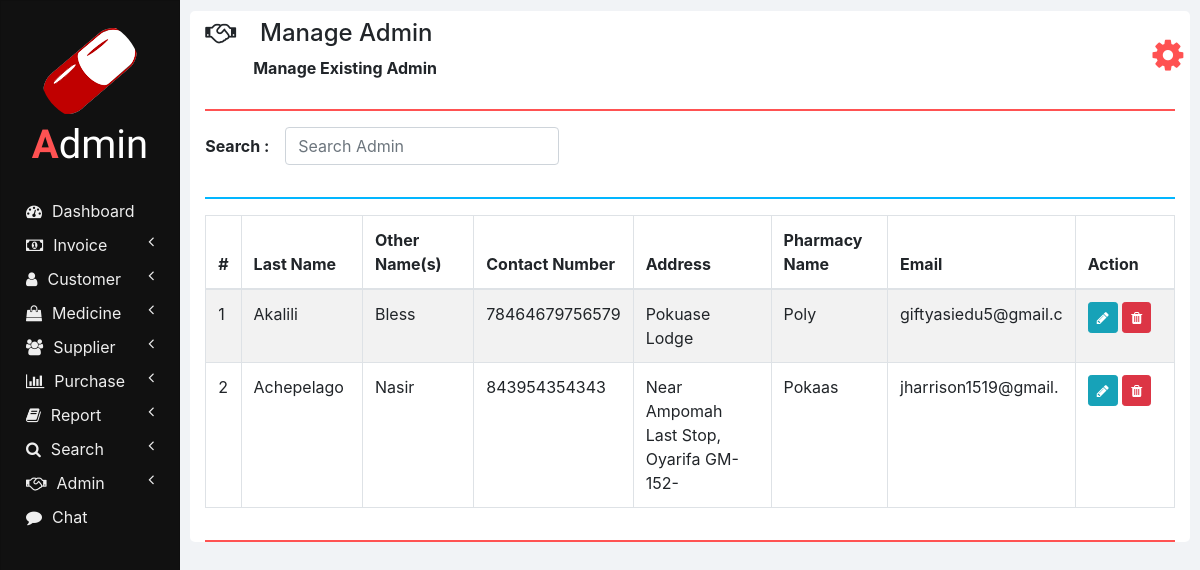
Page /manage_admin.php (signed in) on the earlier database version.
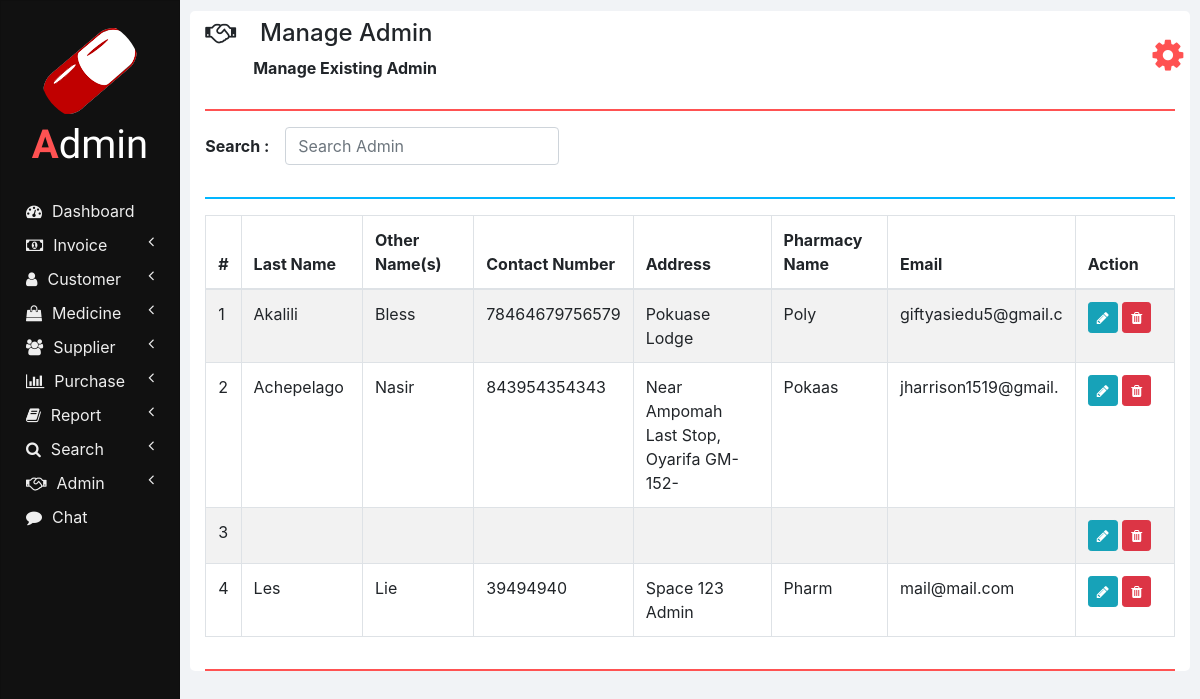
Same page on the later database version.
### tables this page shows
CREATE TABLE `admin_credentials` (
  `ID` int(11) NOT NULL,
  `LNAME` varchar(50) DEFAULT NULL,
  `OTHERNAME` varchar(50) DEFAULT NULL,
  `USERNAME` varchar(50) NOT NULL,
  `PASSWORD` varchar(50) NOT NULL,
  `IS_LOGGED_IN` enum('true','false') DEFAULT NULL,
  `PHARMACY_NAME` varchar(50) DEFAULT NULL,
  `ADDRESS` varchar(40) DEFAULT NULL,
  `EMAIL` varchar(20) DEFAULT NULL,
  `CONTACT_NUMBER` varchar(20) DEFAULT NULL,
  `USERID` int(11) DEFAULT NULL,
  `GENDER` varchar(255) DEFAULT NULL,
  `IMAGE` varchar(255) DEFAULT NULL,
  `DATE` datetime DEFAULT NULL,
  `ADMIN_TYPE` int(11) DEFAULT NULL
);

### php/manage_admin.php (the view, shortened to what this page needs)
<?php
function showAdmin($id)
{
  require "db_connection.php";
  if ($con) {
    $seq_no = 0;
    $query = "SELECT * FROM admin_credentials WHERE ID <> $id";
    $result = mysqli_query($con, $query);
    while ($row = mysqli_fetch_array($result)) {
      $seq_no++;
      if ($row['ID'] == $id)
        showEditOptionsRow($seq_no, $row);
      else
        showAdminRow($seq_no, $row);
    }
  }
}
function showAdminRow($seq_no, $row)
{
?>
  <tr>
    <td><?php echo $seq_no; ?></td>
    <td><?php echo $row['LNAME']; ?></td>
    <td><?php echo $row['OTHERNAME']; ?></td>
    <td><?php echo $row['CONTACT_NUMBER']; ?></td>
    <td><?php echo $row['ADDRESS']; ?></td>
    <td><?php echo $row['PHARMACY_NAME']; ?></td>
    <td><?php echo $row['EMAIL']; ?></td>
    <td>
      <button href="" class="btn btn-info btn-sm" onclick="editAdmin(<?php echo $row['ID']; ?>);">
        <i class="fa fa-pencil"></i>
      </button>
      <button class="btn btn-danger btn-sm" onclick="deleteAdmin(<?php echo $row['ID']; ?>);">
        <i class="fa fa-trash"></i>
      </button>
    </td>
  </tr>
<?php
}
?>

Differences in the rows shown:
added admin_credentials: seq_no "3"
added admin_credentials: seq_no "4", LNAME "Les", OTHERNAME "Lie", CONTACT_NUMBER "39494940", ADDRESS "Space 123 Admin", PHARMACY_NAME "Pharm", EMAIL "mail@mail.com"
